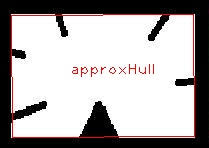
#> input picture 3 -  Image Processing in OpenCV/3.8 - Contours in OpenCV/3.8.2 - Contour Features/square.jpg, 209 x 148 px
$ python 4_ContourApproximation.py
#> lines starting #> are read from the running program, lines starting #| are printed output that depends on the picture; after the words box and inside, x2 and y2 are one past the last pixel; in counts of white or black regions, pixels touching at a corner belong together; long printed decimals are rounded
import cv2
import numpy as np

# Read the image in grayscale
img = cv2.imread('square.jpg', 0)
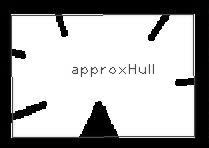
#> img: shape (148, 209); min 0, max 255, mean 169.4

# Apply thresholding to get a binary image
ret, thresh = cv2.threshold(img, 127, 255, 0)
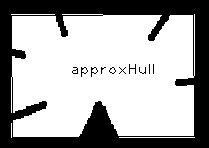
#> thresh: shape (148, 209); 65.8% white; 11 black regions (6 under 20 px)

# Find contours in the binary image
contours, hierarchy = cv2.findContours(thresh, cv2.RETR_TREE, cv2.CHAIN_APPROX_SIMPLE)
#> contours = 50 contours, 43 with area under 20; largest, box (x1, y1, x2, y2) and area: (11, 14, 195, 137) 19824, (128, 63, 137, 75) 48, (90, 66, 95, 78) 26, (80, 66, 85, 78) 26, (72, 67, 79, 75) 20, (152, 63, 155, 75) 20, (148, 63, 151, 75) 20

# Get the largest contour (more robust than just contours[0])
cnt = max(contours, key=cv2.contourArea)
#> cnt = contour of 218 points, box (x1, y1, x2, y2) (11, 14, 195, 137), area 19824

# Try different epsilon values to find a 4-point approximation
approx = None
for i in range(1, 50):  # Try epsilon from 1% to 50%
    epsilon = i * 0.01 * cv2.arcLength(cnt, True)
    temp_approx = cv2.approxPolyDP(cnt, epsilon, True)
    if len(temp_approx) == 4:
        approx = temp_approx
        print(f"Found square with epsilon = {epsilon}")
        break
#> this loop made 6 passes
#> (epsilon, approx) on pass 6: (71.53, [[12, 16], [13, 136], [193, 135], [194, 14]])
#> epsilon on passes 1 to 5: 11.92, 23.84, 35.76, 47.69, 59.61
#| Found square with epsilon = 71.529

# If no 4-point contour is found, fall back to original approximation
if approx is None:
    print("Could not find a 4-point approximation. Using default epsilon.")
    epsilon = 0.01 * cv2.arcLength(cnt, True)
    approx = cv2.approxPolyDP(cnt, epsilon, True)

# Create a color image to draw the contours on
color_img = cv2.cvtColor(img, cv2.COLOR_GRAY2BGR)

# Draw the approximate contour in green
cv2.drawContours(color_img, [approx], -1, (0, 255, 0), 2)
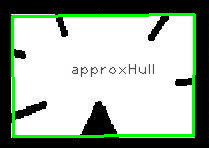
#> color_img: shape (148, 209, 3); mean B, G, R 160.3, 175.2, 160.3

# Save the image with the drawn contour
cv2.imwrite('4_ContourApproximation.png', color_img)

$ run again, with 3 -  Image Processing in OpenCV/3.8 - Contours in OpenCV/3.8.2 - Contour Features/hand.jpg copied over 3 -  Image Processing in OpenCV/3.8 - Contours in OpenCV/3.8.2 - Contour Features/square.jpg
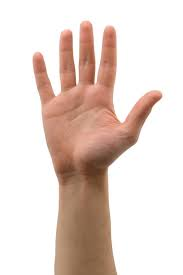
#> input picture 3 -  Image Processing in OpenCV/3.8 - Contours in OpenCV/3.8.2 - Contour Features/hand.jpg, 183 x 275 px
#> `ret, thresh = cv2.threshold(img, 127, 255, 0)`:
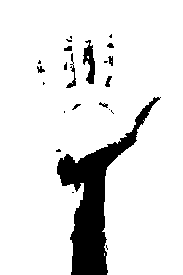
#> thresh: shape (275, 183); 89% white; 23 black regions (13 under 20 px)
#> contours = 35 contours, 23 with area under 20; largest, box (x1, y1, x2, y2) and area: (0, 0, 183, 275) 44782, (82, 39, 96, 85) 359, (65, 64, 77, 89) 99, (104, 75, 113, 88) 57, (107, 55, 114, 67) 48
#> cnt = contour of 259 points, box (x1, y1, x2, y2) (0, 0, 183, 275), area 44782
#> the loop `for i in range(1, 50):` made 49 passes
#> (epsilon, temp_approx) on passes 11 to 18: (157.9, [[0, 0], [182, 274]]), (172.3, [[0, 0], [182, 274]]), (186.7, [[0, 0], [182, 274]]), (201, [[0, 0], [182, 274]]), (215.4, [[0, 0], [182, 274]]), (229.7, [[0, 0], [182, 274]]), (244.1, [[0, 0], [182, 274]]), (258.4, [[0, 0], [182, 274]])
#> `epsilon = 0.01 * cv2.arcLength(cnt, True)`: epsilon = 14.36
#> approx = contour of 12 points, box (x1, y1, x2, y2) (0, 0, 183, 275), area 45368
#> `cv2.drawContours(color_img, [approx], -1, (0, 255, 0), 2)`:
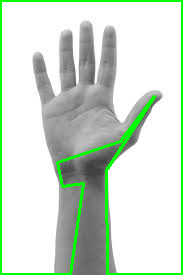
#> color_img: shape (275, 183, 3); mean B, G, R 206.1, 221.6, 206.1
